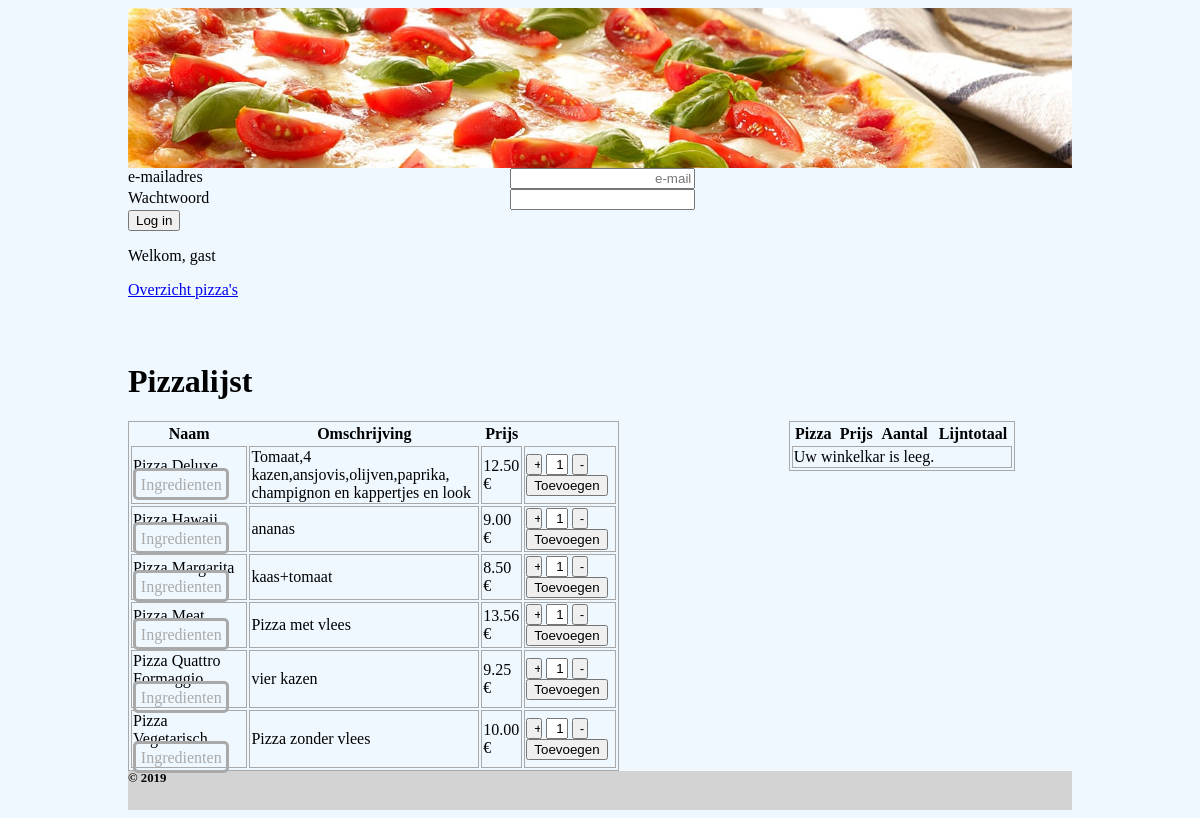
The page / on the database its author committed.
### tables this page shows
CREATE TABLE `pizzas` (
  `pizzaId` int(11) NOT NULL,
  `naam` varchar(40) NOT NULL,
  `omschr` varchar(200) NOT NULL,
  `prijs` decimal(10,2) DEFAULT NULL,
  `promoprijs` decimal(5,2) DEFAULT NULL
);

### index.php (called while the page is built, shortened)
<?php
include_once($_SERVER["DOCUMENT_ROOT"].DIRECTORY_SEPARATOR."kristof"
        .DIRECTORY_SEPARATOR."Test_PHP_Adv"
        .DIRECTORY_SEPARATOR."autoloader.php");
include("toonHeader.php");
include("toonPizzaLijst.php");
include("toonFooter.php");
exit(0);

### data/PizzaDAO.php (called while the page is built, shortened)
<?php
include_once($_SERVER["DOCUMENT_ROOT"].DIRECTORY_SEPARATOR."kristof"
        .DIRECTORY_SEPARATOR."Test_PHP_Adv"
        .DIRECTORY_SEPARATOR."autoloader.php");
class PizzaDAO{
    public function getAllPizzas(){
        $sql="select pizzaId,naam,omschr,ifnull(prijs,0) as prijs from pizzas order by naam asc";
        $db=DBConfig::getConnection();
        $resultSet=$db->query($sql);
        $lijst = array();
        foreach ($resultSet as $rij) {
            $pizza=new Pizza($rij["pizzaId"],$rij["naam"],$rij["omschr"],$rij["prijs"]);
            $sql2="select naam"
                ." from ingredienten as i
                    inner join pizzaingredienten as pi
                        on pi.pizzaId=:pizzaId
                            and i.ingredientId=pi.ingredientId";
            $stmt=$db->prepare($sql2);
            $stmt->execute([":pizzaId"=>$rij["pizzaId"]]);
            $resultSet2=$stmt->fetchAll(PDO::FETCH_ASSOC);
            $ingredientenLijst=array();
            foreach($resultSet2 as $rij2){
                array_push($ingredientenLijst,$rij2["naam"]);
            }
            $pizza->setIngredienten($ingredientenLijst);
            array_push($lijst,$pizza);
        }
        return $lijst;
    }
}

### business/PizzaService.php (called while the page is built, shortened)
<?php
include_once($_SERVER["DOCUMENT_ROOT"].DIRECTORY_SEPARATOR."kristof"
        .DIRECTORY_SEPARATOR."Test_PHP_Adv"
        .DIRECTORY_SEPARATOR."autoloader.php");
class PizzaService{
    public function getAllPizzas(){
        $pizzaDAO= new PizzaDAO();
        return $pizzaDAO->getAllPizzas();
    }
}

### autoloader.php (called while the page is built, shortened)
<?php
spl_autoload_register(function($className) {
    $baseDir= $_SERVER["DOCUMENT_ROOT"].DIRECTORY_SEPARATOR."kristof".DIRECTORY_SEPARATOR."Test_PHP_Adv";
   if(strEndsWith($className,"controller")){
    }elseif(strEndsWith($className,"Service")){
        $baseDir=$baseDir.DIRECTORY_SEPARATOR."business";
    }elseif(strStartsWith($className,"toon")
           ||  strEndsWith($className,"form")>0){
        $baseDir=$baseDir.DIRECTORY_SEPARATOR."presentation";
    }elseif($className=="DBConfig"|| strEndsWith($className,"DAO")){
        $baseDir=$baseDir.DIRECTORY_SEPARATOR."data";
    }elseif(strEndsWith($className,"Exception")){
        $baseDir=$baseDir.DIRECTORY_SEPARATOR."exceptions";
    }else{
       $baseDir=$baseDir.DIRECTORY_SEPARATOR."entities";
   }
    $baseDir=$baseDir.DIRECTORY_SEPARATOR.$className.".php";
});
function strEndsWith($haystack,$needle){
    if(strlen($haystack)<=strlen($needle)){
        return false;
    }
    $pos=stripos($haystack,$needle,0-strlen($needle));
    if($pos==(strlen($haystack)-strlen($needle))){
        return true;
    }
    return false;
}
function strStartsWith($haystack,$needle){
    $pos=stripos($haystack,$needle);
    if(!$pos||$post>0){
        return false;
    }
    return true;
}

### entities/Pizza.php (called while the page is built, shortened)
<?php
class Pizza{
    private $naam;
    private $omschr;
    private $prijs;
    public function getNaam(){
        return $this->naam;
    }
    public function getOmschr(){
        return $this->omschr;
    }
    public function getPrijs(){
        return $this->prijs;
    }
    public function setNaam($naam){
        $this->naam=$naam;
    }
    public function setOmschr($omschr){
        $this->omschr=$omschr;
    }
    public function setPrijs($prijs){
        $this->prijs=$prijs;
    }
    public function setIngredienten($ingredienten){
        return $this->ingredienten=$ingredienten;
    }
}

### data/BestelDAO.php (called while the page is built, shortened)
<?php
include_once($_SERVER["DOCUMENT_ROOT"].DIRECTORY_SEPARATOR."kristof"
        .DIRECTORY_SEPARATOR."Test_PHP_Adv"
        .DIRECTORY_SEPARATOR."autoloader.php");
class BestelDAO{
    public function getBestelling($bestelId){
        $sql="select bestelId,
                userId,
                totaalPrijs,
                orderTime"
            ." from bestellingen "
            ." where bestelId = :bestelId "
            ." order by orderTime desc";
        $db=DBConfig::getConnection();
        $stmt = $db->prepare($sql);
        $stmt->execute([":bestelId"=>$bestelId]);
        $rij = $stmt->fetch(PDO::FETCH_ASSOC);
        $bestelling=null;
        return $bestelling;
    }
}

### business/BestellingService.php (called while the page is built, shortened)
<?php
include_once($_SERVER["DOCUMENT_ROOT"].DIRECTORY_SEPARATOR."kristof"
        .DIRECTORY_SEPARATOR."Test_PHP_Adv"
        .DIRECTORY_SEPARATOR."autoloader.php");
class BestellingService{
    public function getBestellingIdByKey($key){
        $bestelDAO= new BestelDAO();
        return $bestelDAO->getBestellingId($key);
    }
    public function getBestellingByKey($key){
        $bestelDAO= new BestelDAO();
        return $bestelDAO->getBestelling($this->getBestellingIdByKey($key));
    }
}

### presentation/toonPizzaLijst.php (the view, shortened to what this page needs)
<?php
include_once($_SERVER["DOCUMENT_ROOT"].DIRECTORY_SEPARATOR."kristof"
        .DIRECTORY_SEPARATOR."Test_PHP_Adv"
        .DIRECTORY_SEPARATOR."autoloader.php");
?>
<h1>Pizzalijst</h1>
<section id="mainSection">
    <table id="pizzaTable">
        <thead>
            <th>Naam</th>
            <th>Omschrijving</th>
            <th>Prijs</th>
        </thead>
        <tbody>
     <?php
        $pizzaService=new PizzaService();
        $pizzaLijst= $pizzaService->getAllPizzas();
    foreach($pizzaLijst as $pizza){ ?>
        <tr><form action="index.php" method="post">
            <td> <?php print($pizza->getNaam()); ?>
                   <span class="showIngredients">Ingredienten</span>
            </td>
            <td> <?php print($pizza->getOmschr()); ?> </td>
            <td> <?php print($pizza->getPrijs()); ?> €
            </td>
            <td>
                <input type="button" name="btnPlus" value="+">
                <input type="text" name="aantal" value="1" size="2" >
                <input type="button" name="btnMin" value="-">
                <input type="submit"  value="Toevoegen">
            </td>
            </form>
        </tr>
   <?php } ?>
        </tbody>
        </table>
</section>
<section id="sideBarRight">
    <section>
        <table  id="winkelkar">
            <thead>
                <th>Pizza</th>
                <th>Prijs</th>
                <th>Aantal</th>
                <th>Lijntotaal</th>
            </thead>
            <tbody>
                <?php
                if(isset($_COOKIE["PHPSESSID"])){
                    $bestelService=new BestellingService();
                    $bestelling= $bestelService->getBestellingByKey($_COOKIE["PHPSESSID"]);
                    if($bestelling&&sizeof($bestelling->getBestellijnen())>0){
                        foreach($bestelling->getBestellijnen() as $bestellijn){ ?>
                            <tr>
                                <td> <?php print($bestellijn->getPizzaNaam()); ?></td>
                                <td> <?php print($bestellijn->getPizzaPrijs()); ?></td>
                                <td> <?php print($bestellijn->getAantal()); ?> </td>
                                <td class="priceField"> <?php print($bestellijn->getLijnTotaal()); ?></td>
                                <form action="index.php" method="post">
                                    <td>
                                        <input type="text" class="hidden" name="pizzaId" value="<?php print( $bestellijn->getPizzaId());?>">
                                        <input type="text" class="hidden" name="action" value="removePizza">
                                        <input type="submit" id="removeBtn" alt="verwijder" name="btnSubmit" value="x">
                                    </td>
                                </form>
                            </tr>
            <?php
                        }
            ?>
                        <tr>
                                <td colspan="3">Totaal:</td>
                                <td id="totalPriceField"></td>
                            </tr>
                        <tr>
                            <td colspan="2">
                                <form method="post" action="index.php">
                                    <input type="text" name="action" value="finalize" hidden>
                                    <input type="submit" value="Afrekenen">
                                </form>
                            </td>
                            <td colspan="2"></td>
                        </tr>
            <?php
                    }else{
            ?>
                            <tr id="legeRij">
                                <td colspan="4">Uw winkelkar is leeg.</td>
                            </tr>
            <?php
                    }
                }else{
            ?>
                    <tr id="legeRij">
                                <td colspan="4">Uw winkelkar is leeg.</td>
                            </tr>
            <?php
                }
            ?>
            </tbody>
        </table>
    </section>
</section>

### presentation/toonHeader.php (shortened to what this page needs)
<?php
include_once($_SERVER["DOCUMENT_ROOT"].DIRECTORY_SEPARATOR."kristof"
        .DIRECTORY_SEPARATOR."Test_PHP_Adv"
        .DIRECTORY_SEPARATOR."autoloader.php");
?>
<!DOCTYPE HTML>
<html>
<head>
    <link href="resources/stylesheet.css" rel="stylesheet" >
</head>
<body>
<header>
    </header>
<?php
    if(isset($_SESSION["userId"])){
        $userService=new UserService();
        $user=$userService->getUser($_SESSION["userId"]);?>
        <?php if(!$user->isTijdelijkeUser()){
    ?>
        <p>Welkom, <?php print($user->getVoornaam()." ".$user->getNaam()."(".$user->getId().")"); ?></p>
            <p><a href="index.php?action=logout" id="logout">Logout</a></p>
    <?php } ?>
  <?php
        if($user->isSuperuser()){
            if(!isset($_GET["action"])||$_GET["action"]!="config"){
                print("<a href=\"index.php?action=config\">Beheer</a>");
            }
        }
    }else{
        include("loginForm.php");
    ?>
        <p>Welkom, gast</p>
    <?php
    }
?>
    <nav>
        <a href="index.php?show=toonPizzaLijst">Overzicht pizza's</a>
    </nav>

### presentation/loginForm.php (shortened to what this page needs)
<div id="loginFormWrapper" class="cf">
    <form id="loginForm" method="post" name="loginForm" action="index.php?action=login">
        <div class="row">
            <div class="col"><label for="email" >e-mailadres</label> </div>
           <div class="col"> <input name="email" id="email" placeholder="e-mail" type="text"
                                value="<?php if(isset($_COOKIE["emailadres"])){ print($_COOKIE["emailadres"]); }?>"
                                    > </div>
        </div>
        <div class="row">
           <div class="col"><label for="paswoord" >Wachtwoord</label> </div>
           <div class="col"><input name="paswoord"  type="password"> </div>
        </div>
        <div class="row">
            <div class="col"><input name="loginButton" type="submit" value="Log in"></div>
        </div>
    </form>
</div>

### presentation/toonFooter.php (shortened to what this page needs)
<!DOCTYPE HTML>
<footer>
<p> &copy; 2019</p>
</footer>
</body>
</html>

### resources/stylesheet.css (style rules this page uses)
header { background-color: lightgray; }
body { background-color: aliceblue; padding: 0 10%; }
header { background-image: url(pizzabanner.jpg); background-position: center; background-repeat: no-repeat; background-size: cover; position: relative; height: 10em; }
footer { background-color: darkgray; }
.cf:after { content: ""; display: block; padding-bottom: 0; }
table { width: 80%; }
table,td { border: 1px solid darkgrey; }
footer { clear:both; height: 3em; background-color: lightgray; font-weight: bold; font-size: 0.8em; padding: 1em auto; }
#mainSection { width: 65%; float: left; }
#sideBarRight { width: 30%; float: right; }
h1 { margin-top: 2em; }
input[type="text"] { text-align: right; }
.showIngredients { border: 3px solid darkgray; border-radius: 5px; padding: 0.3em; color: darkgray; }
.row { width: 90%; padding: 0 auto; }
form { clear: both; }
.col { width: 45%; display: block; float: left; }
.col input,.col input[type=button],.col input [type=submit] { clear: both; }
.cf { overflow: visible; }
.cf:after { content: ""; display: table; clear: both; }
#joinFormWrapper,#loginFormWrapper { clear:both; }
.row { clear: both; }
input[name=aantal], input[name=btnPlus], input[name=btnMin] { width: 1em; }

### rows shown on the page
pizzas: naam "Pizza Deluxe", omschr "Tomaat,4 kazen,ansjovis,olijven,paprika, champignon en kappertjes en look", Prijs "12.50"
pizzas: naam "Pizza Hawaii", omschr "ananas", Prijs "9.00"
pizzas: naam "Pizza Margarita", omschr "kaas+tomaat", Prijs "8.50"
pizzas: naam "Pizza Meat", omschr "Pizza met vlees", Prijs "13.56"
pizzas: naam "Pizza Quattro Formaggio", omschr "vier kazen", Prijs "9.25"
pizzas: naam "Pizza Vegetarisch", omschr "Pizza zonder vlees", Prijs "10.00"
